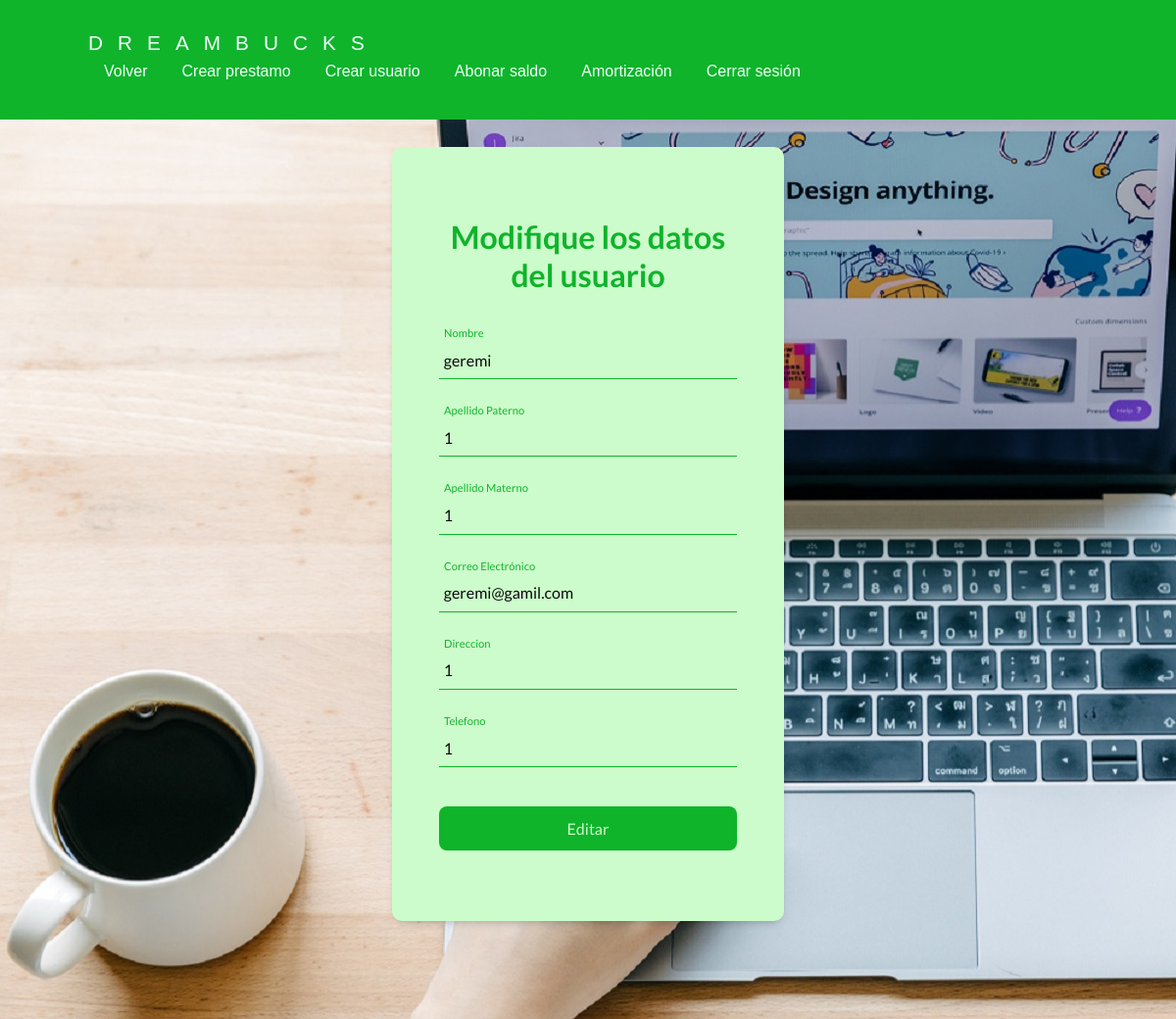
/editUser.php?id_U=2, run on the app's committed database.
### tables this page shows
CREATE TABLE `users` (
  `id_U` int(100) NOT NULL,
  `name_U` varchar(60) NOT NULL,
  `lastname1_U` varchar(60) NOT NULL,
  `lastname2_U` varchar(60) NOT NULL,
  `password_U` varchar(200) NOT NULL,
  `email_U` varchar(100) NOT NULL,
  `debited` int(50) NOT NULL,
  `address_U` varchar(200) NOT NULL,
  `phone` bigint(13) NOT NULL,
  `id_A1` int(100) NOT NULL,
  `balance` int(100) NOT NULL

);

### editUser.php (the view, shortened to what this page needs)
<?php
  require "./ConnectDB.php";
  $id = $_GET["id_U"];
  $statement = $conn->prepare("SELECT * FROM users WHERE id_U = :id_U LIMIT 1");
  $statement->execute([":id_U" => $id]);
  $client = $statement->fetch(PDO::FETCH_ASSOC);
?>
<!DOCTYPE html>
<html lang="en">
<head>
    <link rel="stylesheet" href="./styles/styleHeaderUL.css">
    <link rel="stylesheet" href="./styles/styleForms.css">
</head>
<body>
<header class="header">
        <div class="container-head logo-nav-container">
            <a href="#" class="logo">DREAMBUCKS</a>
            <nav class="navigation">
                <ul>
                    <li><a href="admin.php">Volver</a></li>
                    <li><a href="CreateLoan.php">Crear prestamo</a></li>
                    <li><a href="Register_U.php">Crear usuario</a></li>
                    <li><a href="Credit_Recharge.php">Abonar saldo</a></li>
                    <li><a href="#">Amortización</a></li>
                    <li><a href="Logout.php">Cerrar sesión</a></li>
                </ul>
            </nav>
        </div>
</header>
<main>
            <form method="POST" class="form" action="editUser.php?id_U=<?= $client["id_U"] ?>">
                <h2 class="form-title">Modifique los datos del usuario</h2>
                <div class="form-container">
                  <div class="group">
                    <input value="<?= htmlspecialchars($client["name_U"])?>" id="name_U" type="text" class="form-input" name="name_U" autocomplete="name" placeholder=" " autofocus>
                    <label for="name" class="label">Nombre</label>
                    <span class="form-line"></span>
                  </div>
                  <div class="group">
                    <input value="<?= $client["lastname1_U"]?>" id="lastname1_U" class="form-input" name="lastname1_U" placeholder=" " autofocus>
                    <label for="lastname1_U" class="label">Apellido Paterno</label>
                    <span class="form-line"></span>
                  </div>
                  <div class="group">
                    <input value="<?= $client["lastname2_U"]?>" id="lastname2_U" class="form-input" name="lastname2_U" placeholder=" " autofocus>
                    <label for="lastname2_U" class="label">Apellido Materno</label>
                    <span class="form-line"></span>
                  </div>
                  <div class="group">
                    <input value="<?= $client["email_U"]?>" id="email_U" class="form-input" name="email_U" placeholder=" " autofocus>
                    <label for="email_U" class="label">Correo Electrónico</label>
                    <span class="form-line"></span>
                  </div>
                  <div class="group">
                    <input value="<?= $client["address_U"]?>" id="address_U" class="form-input" name="address_U" placeholder=" " autofocus>
                    <label for="address_U" class="label">Direccion</label>
                    <span class="form-line"></span>
                  </div>
                  <div class="group">
                    <input value="<?= $client["phone"]?>" id="phone" class="form-input" name="phone" type="tel" placeholder=" " autofocus>
                    <label for="phone" class="label">Telefono</label>
                    <span class="form-line"></span>
                  </div>
                  <button type="submit" class="form-submit">Editar</button>
                </div>
            </form>
</main>
</body>
</html>

### styles/styleHeaderUL.css (style rules this page uses)
.container-head { width: 85%; margin: 0 auto; max-height: 5rem; }
header { background: #0fb42b; color: #F1FFFA; padding: 2rem 0; max-height: 300; position: fixed; left: 0; top: 0; width: 100%; }
header a { color: #F1FFFA; text-decoration: none; font-family: Arial, Helvetica, sans-serif; }
.logo-nav-container { display: flex; justify-content: space-between; align-items: center; flex-wrap: wrap; }
.logo { letter-spacing: 15px; font-size: 1.3em; }
.navigation ul { margin: 0; padding: 9; list-style: none; }
.navigation ul li { display: inline-block; }
.navigation ul li a { display: block; padding: 0.5rem 1rem; transition: all 0.4s linear; border-radius: 5px; }

### styles/styleForms.css (style rules this page uses)
:root { --cremamenta: #F1FFFA; --verdete: #CCFCCB; --verdesalvia: #3C760C; --negro: #090909; --ocre: #64554E; --verde: #0fb42b; --fuente: Arial, Helvetica, sans-serif; --superverde: #4bf745; }
* { margin: 0; padding: 0; box-sizing: border-box; font-family: 'Lato', sans-serif; }
main { *background-color: #e5e5f7; *opacity: 1; background-image: url(../images/bg-forms.jpg); *background-size: 18px 18px; *background-position: 0 0,9px 9px; display: flex; min-height: 100vh; padding-top: 150px; padding-bottom: 100px; }
header { z-index: 2; }
.form { background-color: var(--verdete); margin: auto; width: 90%; max-width: 400px; padding: 4.5em 3em; border-radius: 10px; box-shadow: 0 5px 10px -5px rgba(0, 0, 0, 30%); text-align: center; }
.form-title { color: var(--verde); font-size: 2rem; margin-bottom: .5em; }
.form-container { margin-top: 3em; display: grid; gap: 2.5em; }
.group { position: relative; }
.form-input { width: 100%; background: var(--verdete); color: var(--ocre); font-size: 1rem; padding: .6em .3em; border: none; outline: none; border-bottom: 1px solid var(--negro); font-family: 'Lato', sans-serif; }
.form-input:not(:placeholder-shown) { color: var(--negro); }
.form-input:focus + .label, .form-input:not(:placeholder-shown) + .label { transform: translateY(-15px) scale(.7); transform-origin: left top; color: var(--verde) }
.label { color: var(--negro); cursor: pointer; position: absolute; top: 0; left: 5px; transform: translateY(10px); transition: transform .5s, color .3s; }
.form-submit { background: var(--verde); color: var(--verdete); font-family: 'Lato', sans-serif; font-weight: 500; font-size: 1rem; text-decoration: none; padding: .8em 0; border: none; border-radius: .5em; cursor: pointer; transition: all 300ms; }
.form-line { position: absolute; bottom: 0; left: 0; width: 100%; height: 1px; background-color: var(--verde); transform: scale(0); transform: left bottom; transition: transform .4s; }
.form-input:focus ~ .form-line, .form-input:not(:placeholder-shown) ~ .form-line { transform: scale(1); }

### data on the page
users: name_U "geremi", lastname1_U "1", lastname2_U "1", email_U "geremi@gamil.com", address_U "1", phone "1"
